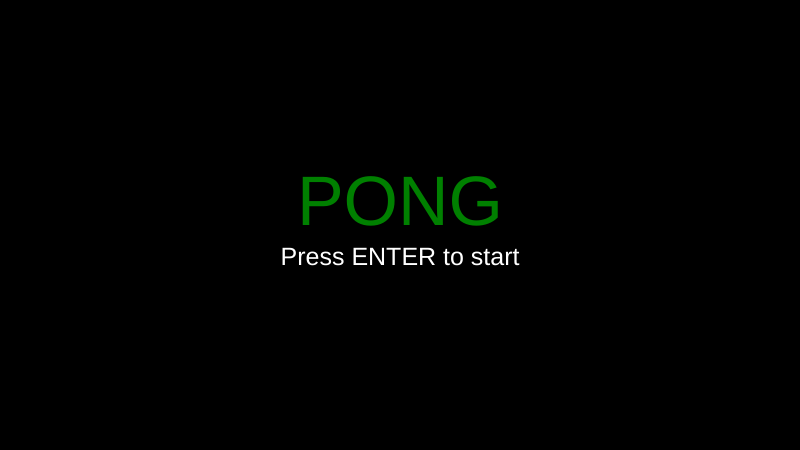
Frame 1 (no input)
Frame 60 (no input): identical to frame 1, image omitted
Frame 120 (the mouse pressed at the canvas centre since frame 60): identical to frame 1, image omitted

The p5.js sketch that drew this single still picture (run headless with seeded random() and noise() and a simulated clock; from frame 60 on, the mouse is pressed at the canvas centre):

// p5.js sketch
// ── sketch.js
"use strict";

let ball, net, player1, player2, p1score, p2score;
let state = titleScreen;

function setup() {
  createCanvas(800, 450);
  textAlign(CENTER);
  rectMode(CENTER);
  noCursor();
  noStroke();
}

function draw() {
  state();
}

function keyPressed() {
  if (keyCode === ENTER && state !== playScreen) {
    reset();
    state = playScreen;
  }
}

function reset() {
  ball = new Ball(ran(-8, 8), ran(-8, 8));
  net = new Net();
  player1 = new Paddle(0 + 40, "red");
  player2 = new Paddle(width - 40, "blue");

  p1score = 0;
  p2score = 0;
}

function titleScreen() {
  background(0);
  textSize(70);
  fill("green");
  text("PONG", width / 2, height / 2);
  textSize(25);
  fill("white");
  text("Press ENTER to start", width / 2, height / 2 + 40);
}

function playScreen() {
  background(0);

  net.render();

  ball.render();
  ball.move();
  ball.bounce();

  player1.render();
  if (keyIsDown(87)) player1.move(-8); //w
  if (keyIsDown(83)) player1.move(8); //s

  player2.render();
  if (keyIsDown(UP_ARROW)) player2.move(-8);
  if (keyIsDown(DOWN_ARROW)) player2.move(8);
  
  if (ball.x - ball.r > width) {
    p1score++;
    ball = new Ball(-8, ran(-8, 8));
  } else if (ball.x + ball.r < 0) {
    p2score++;
    ball = new Ball(8, ran(-8, 8));
  }
  
  displayScores();

  if (p1score == 11) {
    state = winScreen(width / 4, player1.col);
  } else if (p2score == 11) {
    state = winScreen(width - width / 4, player2.col);
  }
}

function displayScores() {
  textSize(60);
  fill("white");
  text(p1score, width / 2 - 50, textSize());
  text(p2score, width / 2 + 50, textSize());
}

function winScreen(x, col) {
  return function () {
    textSize(55);
    fill(col);
    text("YOU WIN!", x, height / 2);
    textSize(25);
    fill("white");
    text("Press ENTER to restart", x, height / 2 + 40);
  }
}

function ran(m, n) {
  return (random(1) > 0.5) ? m : n;
}

// ── ball.js
class Ball {
  constructor(xVelocity, yVelocity) {
    this.x = width / 2;
    this.y = height / 2;
    this.r = 10;
    this.xVelocity = xVelocity;
    this.yVelocity = yVelocity;

    this.render = function () {
      fill("green");
      ellipse(this.x, this.y, this.r * 2);
    }

    this.move = function () {
      this.x += this.xVelocity;
      this.y += this.yVelocity;
    }

    this.bounce = function () {
      let diff, angle;

      if (this.y - this.r < 0 || this.y + this.r > height)
        this.yVelocity = -this.yVelocity;

      if (this.x + this.r > player1.x - player1.w / 2 &&
        this.x - this.r < player1.x + player1.w / 2 &&
        this.y + this.r > player1.y - player1.h / 2 &&
        this.y - this.r < player1.y + player1.h / 2) {

        if (this.x > player1.x) {
          diff = this.y - (player1.y - player1.h / 2);
          angle = map(diff, 0, player2.h, radians(-45), radians(45));
          this.xVelocity = 12 * cos(angle);
          this.yVelocity = 12 * sin(angle);
          this.x = player1.x + player1.w / 2 + this.r;
        }
      }

      if (this.x + this.r > player2.x - player2.w / 2 &&
        this.x - this.r < player2.x + player2.w / 2 &&
        this.y + this.r > player2.y - player2.h / 2 &&
        this.y - this.r < player2.y + player2.h / 2) {

        if (this.x < player2.x) {
          diff = this.y - (player2.y - player2.h / 2);
          angle = map(diff, 0, player2.h, radians(225), radians(135));
          this.xVelocity = 12 * cos(angle);
          this.yVelocity = 12 * sin(angle);
          this.x = player2.x - player2.w / 2 - this.r;
        }
      }
    }
  }
}
// ── net.js
class Net {
  constructor() {
    this.render = function () {
      stroke("white");
      strokeWeight(6);

      for (let i = 0; i < height; i += 36)
        line(width / 2, i, width / 2, i + 20);

      noStroke();
    }
  }
}
// ── paddle.js
class Paddle {
  constructor(x, col) {
    this.x = x;
    this.y = height / 2;
    this.w = 20;
    this.h = 100;
    this.r = 5;
    this.col = col;

    this.render = function () {
      fill(this.col);
      rect(this.x, this.y, this.w, this.h, this.r);
    }

    this.move = function (dir) {
      this.y += dir;

      if (this.y - this.h / 2 <= 0)
        this.y = this.h / 2;
      else if (this.y + this.h / 2 >= height)
        this.y = height - this.h / 2;
    }
  }
}
